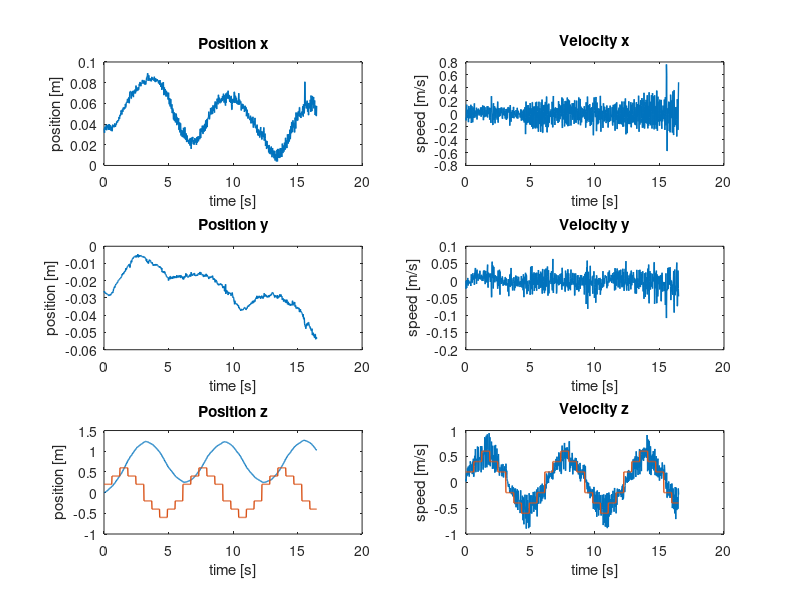
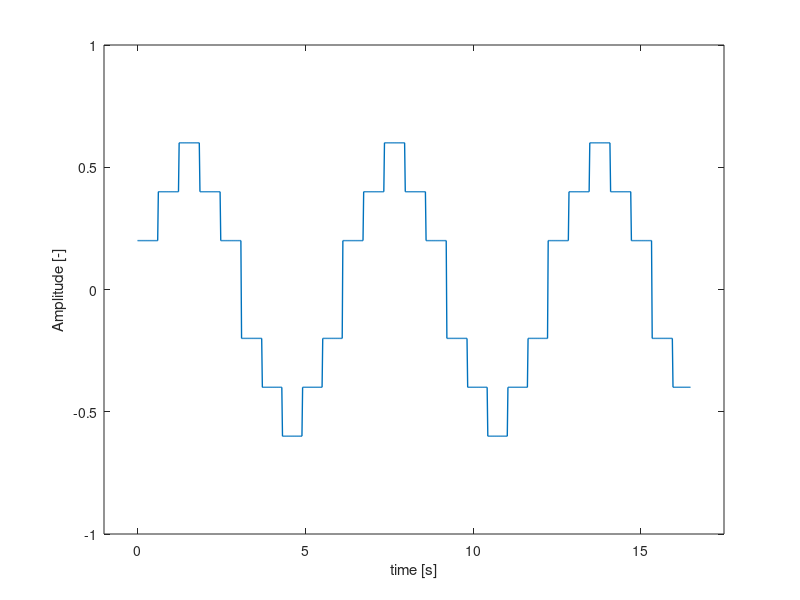
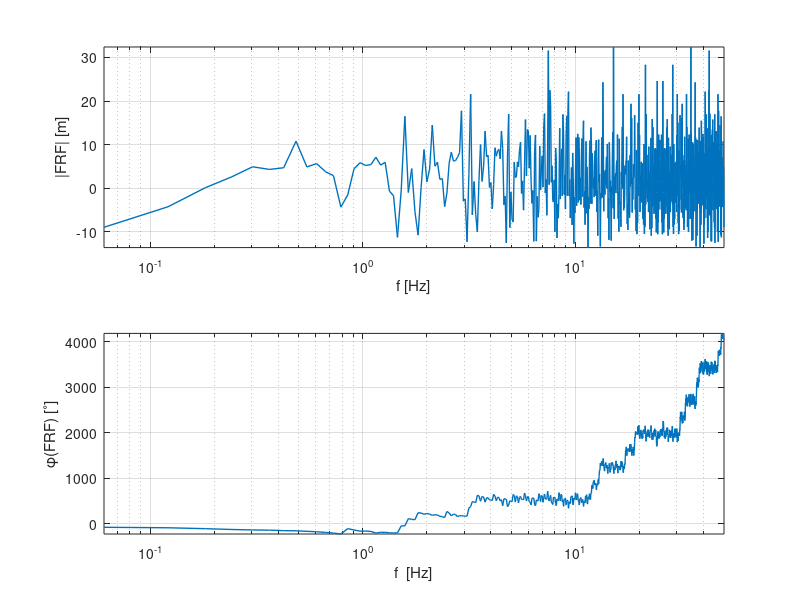
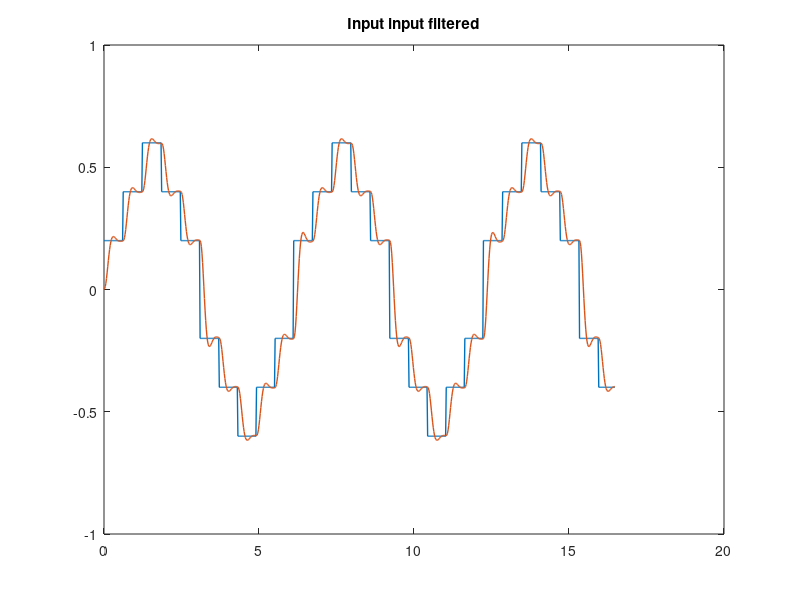

Here is the MATLAB script that generated these plots, in order:
%%% Parameter estimation %%%
% zie ook 'test.m' !
clear all
close all

%% Load data from .mat-file

load vel_identification_z


%% Extract some signals from the data

set(0, 'DefaultLineLineWidth', 1);


% Cutoff useful data
% first_index = find(input~=0, 1);
% input = input(1:end-10)';
% output_x = output_x(1:end-10)';
% output_y = output_y(1:end-10)';
% output_z = output_z(1:end-10)';
input = input(1:end-100)';
output_x = output_x(1:end-100)';
output_y = output_y(1:end-100)';
output_z = output_z(1:end-100)';
output_z = output_z - output_z(1);

dt = 0.02;
time = 0:dt:(length(input)-1)*dt;

% Differentiation of x-, y-, z-position
% dt = sample time (gradient assumes timestep 1)
velocity_x = gradient(output_x)/dt;
velocity_y = gradient(output_y)/dt;
velocity_z = gradient(output_z)/dt;

% Do some plotting of the measurement data 
figure('Name','Output Measurements')
subplot(321), plot(time, output_x), title('Position x'), xlabel('time [s]'), ylabel('position [m]')
subplot(322), plot(time, velocity_x), title('Velocity x'), xlabel('time [s]'), ylabel('speed [m/s]')

subplot(323), plot(time, output_y), title('Position y'), xlabel('time [s]'), ylabel('position [m]')
subplot(324), plot(time, velocity_y), title('Velocity y'), xlabel('time [s]'), ylabel('speed [m/s]')

subplot(325), plot(time, output_z, time, input), title('Position z'), xlabel('time [s]'), ylabel('position [m]')
subplot(326), plot(time, velocity_z, time, input), title('Velocity z'), xlabel('time [s]'), ylabel('speed [m/s]')

% Input signal
figure('Name', 'Input signal')
plot(time, input)
xlabel('time [s]')
ylabel('Amplitude [-]')
axis([time(1)-1 time(end)+1 -1 1])


%% Frequency domain
Ts = dt;
fs = 1/dt;
N = length(velocity_x);
t = [0:N-1]'*Ts;
N = numel(input);
f = [0:N-1]'*(fs/N);

input_f = fft(input);
output_z_f = fft(output_z);
velocity_z_f = fft(velocity_z);

FRF = output_z_f./input_f;

figure('Name', 'Empirical transfer function freq response'),subplot(2,1,1),semilogx(f, 20*log10(abs(FRF)), 'LineWidth', 1)
axis tight
grid on
xlabel('f [Hz]')
xlim([f(1) f(end)])
ylabel('|FRF| [m]')
subplot(2,1,2),semilogx(f, 180/pi*unwrap(angle(FRF)), 'LineWidth', 1)
grid on
axis tight
xlabel('f  [Hz]')
ylabel('\phi(FRF) [^\circ]')
xlim([f(1) f(end)])

%% Filtering of the in- and output data using Butterworth filter
[B, A] = butter(3,0.02*5); % order must be higher than order of system, 
                             % adjust cut-off frquency to be higher than highest eigenfrequency of the system
                             % data sampling at 100Hz

% input filtering                           
input_filt = filter(B,A,input);
% output filtering
output_z_filt = filter(B,A,output_z);
velocity_z_filt = filter(B,A,velocity_z);

figure('Name','filtered input input')
plot(t,input,t,input_filt),title('Input input filtered')

figure('Name','filtered output measurement')
plot(time, output_z, time, output_z_filt),title('pos_{z,filt}')
legend('output','filtered output')


%% Least squares solution for approximation of the parameters in the system
% With Butterworth filtering of in and output
% 1st order strictly proper

y0 = velocity_z_filt(2:end);
Phi0 = [-velocity_z_filt(1:end-1), input_filt(1:end-1)];
theta_filt0 = Phi0\y0;

B0 = [theta_filt0(2)];
A0 = [1, theta_filt0(1)];

sys_d0 = tf(B0, A0, Ts);

FRF0 = squeeze(freqresp(sys_d0,2*pi*f));

figure('Name','Butterworth filtered Identified tf freq response'),subplot(2,1,1),semilogx(f, 20*log10(abs(FRF0)))
grid on 
xlim([f(1) f(end)])
xlabel('f  [Hz]')
ylabel('|FRF0|  [m]')
axis tight
subplot(2,1,2)
semilogx(f, 180/pi*unwrap(angle(FRF0)))
grid on
xlim([f(1) f(end)])
xlabel('f  [Hz]')
ylabel('\phi(FRF0)  [^\circ]')

x0 = lsim(sys_d0,input,t);

figure('Name','Butterworth filtered lsim time response')
subplot(211)
hold on
plot(t, velocity_z,'g')
plot(t, velocity_z_filt)
plot(t,x0)
legend('pos_{z,meas}', 'pos_{z,filt}', 'pos_{z,sim}')
title('Butterworth filtered identified transfer function vs measurement')
xlabel('Time [s]')
axis tight
ylabel('velocity [m/s]')
subplot(212)
plot(t,velocity_z - x0)
title('Difference between simulation and measurement')
legend('pos_{z,meas}-pos_{z,sim}')
xlabel('Time [s]')
ylabel('velocity [m/s]')
axis tight

figure('Name','Butterworth filtered Identified tf pole-zero map'),pzmap(sys_d0)


%%
% Without filtering
% y[k] = -a1*y[k-1]-a0*y[k-2]+b2*u[k]+b1*u[k-1]+b0*u[k-2]
y = velocity_z(3:end);
Phi = [-velocity_z(2:end-1), -velocity_z(1:end-2), input(3:end), input(2:end-1), input(1:end-2)];
theta = Phi\y;

B1 = [theta(3), theta(4), theta(5)];
A1 = [1, theta(1) theta(2)];

sys_d1 = tf(B1, A1, Ts);

FRF1 = squeeze(freqresp(sys_d1,2*pi*f));

figure('Name','NOT filtered Identified transfer funtion freq response'), subplot(211)
semilogx(f, 20*log10(abs(FRF1)))
grid on
xlim([f(1) f(end)])
xlabel('f  [Hz]')
ylabel('|FRF1|  [m]')
subplot(212),semilogx(f, 180/pi*unwrap(angle(FRF1)))
grid on
xlim([f(1) f(end)])
xlabel('f  [Hz]')
ylabel('\phi(FRF1)  [^\circ]')

x1 = lsim(sys_d1,input,t);

figure('Name','lsim NOT filtered Identified transfer function')
subplot(211)
hold on
plot(t, velocity_z,'g')
plot(t, x1)
title('Non filtered identified transfer function vs measurement')
legend('pos_{z,meas}','pos_{z,sim}')
xlabel('Time [s]')
ylabel('Displacement [m]')
axis tight
subplot(212)
plot(t,velocity_z - x1)
title('Difference between simulation and measurement')
legend('pos_{z,meas}-pos_{z,sim}')
xlabel('Time [s]')
ylabel('Displacement [m]')
axis tight

figure('Name','NOT  filtered pole zero map'),pzmap(sys_d1)


%% With Butterworth filtering of in and output
% Second order proper

y2 = velocity_z_filt(3:end);
Phi2 = [-velocity_z_filt(2:end-1), -velocity_z_filt(1:end-2), input_filt(3:end), input_filt(2:end-1), input_filt(1:end-2)];
theta_filt = Phi2\y2;

B2 = [theta_filt(3),theta_filt(4),theta_filt(5)];
A2 = [1, theta_filt(1) theta_filt(2)];

sys_d2 = tf(B2, A2, Ts);

FRF2 = squeeze(freqresp(sys_d2,2*pi*f));

figure('Name','Butterworth filtered Identified tf freq response'),subplot(2,1,1),semilogx(f, 20*log10(abs(FRF2)))
grid on 
xlim([f(1) f(end)])
xlabel('f  [Hz]')
ylabel('|FRF2|  [m]')
axis tight
subplot(2,1,2)
semilogx(f, 180/pi*unwrap(angle(FRF2)))
grid on
xlim([f(1) f(end)])
xlabel('f  [Hz]')
ylabel('\phi(FRF2)  [^\circ]')

x2 = lsim(sys_d2,input,t);

figure('Name','Butterworth filtered lsim time response')
subplot(211)
hold on
plot(t, velocity_z,'g')
plot(t, velocity_z_filt)
plot(t,x2)
legend('pos_{z,meas}', 'pos_{z,filt}', 'pos_{z,sim}')
title('Butterworth filtered identified transfer function vs measurement')
xlabel('Time [s]')
axis tight
ylabel('velocity [m/s]')
subplot(212)
plot(t,velocity_z - x2)
title('Difference between simulation and measurement')
legend('pos_{z,meas}-pos_{z,sim}')
xlabel('Time [s]')
ylabel('velocity [m/s]')
axis tight

figure('Name','Butterworth filtered Identified tf pole-zero map'),pzmap(sys_d2)

%% With Butterworth filtering of in and output
% 2nd order strictly proper

y3 = velocity_z_filt(3:end);
Phi3 = [-velocity_z_filt(2:end-1), -velocity_z_filt(1:end-2), input_filt(2:end-1), input_filt(1:end-2)];
theta_filt3 = Phi3\y3;

B3 = [theta_filt3(3),theta_filt3(4)];
A3 = [1, theta_filt3(1) theta_filt3(2)];

sys_d3 = tf(B3, A3, Ts);

FRF3 = squeeze(freqresp(sys_d3,2*pi*f));

figure('Name','Butterworth filtered Identified tf freq response'),subplot(2,1,1),semilogx(f, 20*log10(abs(FRF3)))
grid on 
xlim([f(1) f(end)])
xlabel('f  [Hz]')
ylabel('|FRF3|  [m]')
axis tight
subplot(2,1,2)
semilogx(f, 180/pi*unwrap(angle(FRF3)))
grid on
xlim([f(1) f(end)])
xlabel('f  [Hz]')
ylabel('\phi(FRF3)  [^\circ]')

x3 = lsim(sys_d3,input,t);

figure('Name','Butterworth filtered lsim time response')
subplot(211)
hold on
plot(t, velocity_z,'g')
plot(t, velocity_z_filt)
plot(t,x3)
legend('pos_{z,meas}', 'pos_{z,filt}', 'pos_{z,sim}')
title('Butterworth filtered identified transfer function vs measurement')
xlabel('Time [s]')
axis tight
ylabel('velocity [m/s]')
subplot(212)
plot(t,velocity_z - x3)
title('Difference between simulation and measurement')
legend('pos_{z,meas}-pos_{z,sim}')
xlabel('Time [s]')
ylabel('velocity [m/s]')
axis tight

figure('Name','Butterworth filtered Identified tf pole-zero map'),pzmap(sys_d3)



%% With Butterworth filtering of in and output
% 3d order proper

y2 = velocity_z_filt(4:end);
Phi2 = [-velocity_z_filt(3:end-1), -velocity_z_filt(2:end-2), -velocity_z_filt(1:end-3), input_filt(4:end), input_filt(3:end-1), input_filt(2:end-2), input_filt(1:end-3)];
theta_filt = Phi2\y2;

B2 = [theta_filt(4),theta_filt(5),theta_filt(6), theta_filt(7)];
A2 = [1, theta_filt(1) theta_filt(2), theta_filt(3)];

sys_d2 = tf(B2, A2, Ts);

FRF2 = squeeze(freqresp(sys_d2,2*pi*f));

figure('Name','Butterworth filtered Identified tf freq response'),subplot(2,1,1),semilogx(f, 20*log10(abs(FRF2)))
grid on 
xlim([f(1) f(end)])
xlabel('f  [Hz]')
ylabel('|FRF2|  [m]')
axis tight
subplot(2,1,2)
semilogx(f, 180/pi*unwrap(angle(FRF2)))
grid on
xlim([f(1) f(end)])
xlabel('f  [Hz]')
ylabel('\phi(FRF2)  [^\circ]')

x2 = lsim(sys_d2,input,t);

figure('Name','Butterworth filtered lsim time response')
subplot(211)
hold on
plot(t, velocity_z,'g')
plot(t, velocity_z_filt)
plot(t,x2)
legend('pos_{z,meas}', 'pos_{z,filt}', 'pos_{z,sim}')
title('Butterworth filtered identified transfer function vs measurement')
xlabel('Time [s]')
axis tight
ylabel('velocity [m/s]')
subplot(212)
plot(t,velocity_z - x2)
title('Difference between simulation and measurement')
legend('pos_{z,meas}-pos_{z,sim}')
xlabel('Time [s]')
ylabel('velocity [m/s]')
axis tight

figure('Name','Butterworth filtered Identified tf pole-zero map'),pzmap(sys_d2)


%% With Butterworth filtering of in and output
% 3e orde strictly proper

y2 = velocity_z_filt(4:end);
Phi2 = [-velocity_z_filt(3:end-1), -velocity_z_filt(2:end-2), -velocity_z_filt(1:end-3), input_filt(3:end-1), input_filt(2:end-2), input_filt(1:end-3)];
theta_filt = Phi2\y2;

B2 = [theta_filt(4),theta_filt(5),theta_filt(6)];
A2 = [1, theta_filt(1) theta_filt(2), theta_filt(3)];

sys_d2 = tf(B2, A2, Ts);

FRF2 = squeeze(freqresp(sys_d2,2*pi*f));

figure('Name','Butterworth filtered Identified tf freq response'),subplot(2,1,1),semilogx(f, 20*log10(abs(FRF2)))
grid on 
xlim([f(1) f(end)])
xlabel('f  [Hz]')
ylabel('|FRF2|  [m]')
axis tight
subplot(2,1,2)
semilogx(f, 180/pi*unwrap(angle(FRF2)))
grid on
xlim([f(1) f(end)])
xlabel('f  [Hz]')
ylabel('\phi(FRF2)  [^\circ]')

x2 = lsim(sys_d2,input,t);

figure('Name','Butterworth filtered lsim time response')
subplot(211)
hold on
plot(t, velocity_z,'g')
plot(t, velocity_z_filt)
plot(t,x2)
legend('pos_{z,meas}', 'pos_{z,filt}', 'pos_{z,sim}')
title('Butterworth filtered identified transfer function vs measurement')
xlabel('Time [s]')
axis tight
ylabel('velocity [m/s]')
subplot(212)
plot(t,velocity_z - x2)
title('Difference between simulation and measurement')
legend('pos_{z,meas}-pos_{z,sim}')
xlabel('Time [s]')
ylabel('velocity [m/s]')
axis tight

figure('Name','Butterworth filtered Identified tf pole-zero map'),pzmap(sys_d2)


%% continuous
sys_c0 = d2c(sys_d0);
sys_0 = c2d(sys_c0, 0.01)
